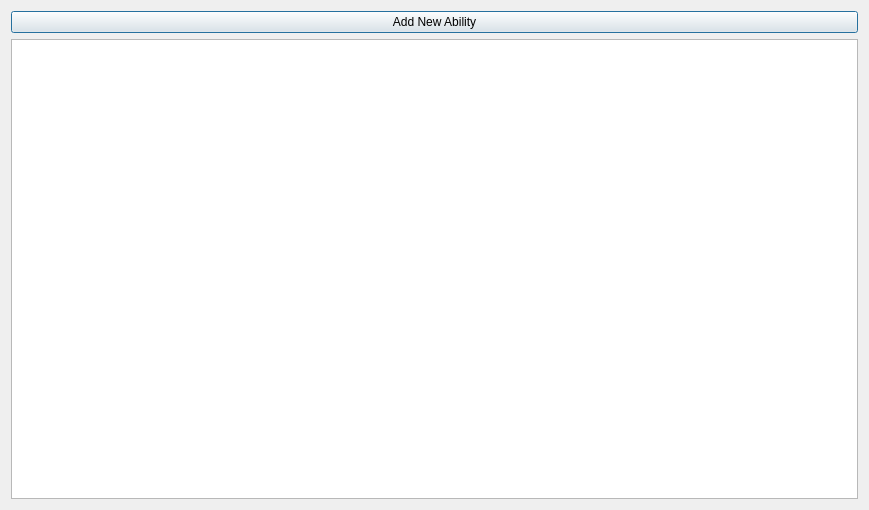
<?xml version="1.0" encoding="UTF-8"?>
<ui version="4.0">
 <class>vieAbilityWindow</class>
 <widget class="QDialog" name="vieAbilityWindow">
  <property name="geometry">
   <rect>
    <x>0</x>
    <y>0</y>
    <width>869</width>
    <height>510</height>
   </rect>
  </property>
  <property name="windowTitle">
   <string>vieAbilityWindow</string>
  </property>
  <layout class="QVBoxLayout" name="verticalLayout">
   <item>
    <widget class="QPushButton" name="pushButton">
     <property name="text">
      <string>Add New Ability</string>
     </property>
    </widget>
   </item>
   <item>
    <widget class="QListWidget" name="listWidget"/>
   </item>
  </layout>
 </widget>
 <layoutdefault spacing="6" margin="11"/>
 <resources/>
 <connections>
  <connection>
   <sender>pushButton</sender>
   <signal>clicked()</signal>
   <receiver>vieAbilityWindow</receiver>
   <slot>actionOnAddNewAbility()</slot>
   <hints>
    <hint type="sourcelabel">
     <x>207</x>
     <y>201</y>
    </hint>
    <hint type="destinationlabel">
     <x>204</x>
     <y>115</y>
    </hint>
   </hints>
  </connection>
 </connections>
 <slots>
  <slot>actionOnAddNewAbility()</slot>
 </slots>
</ui>
